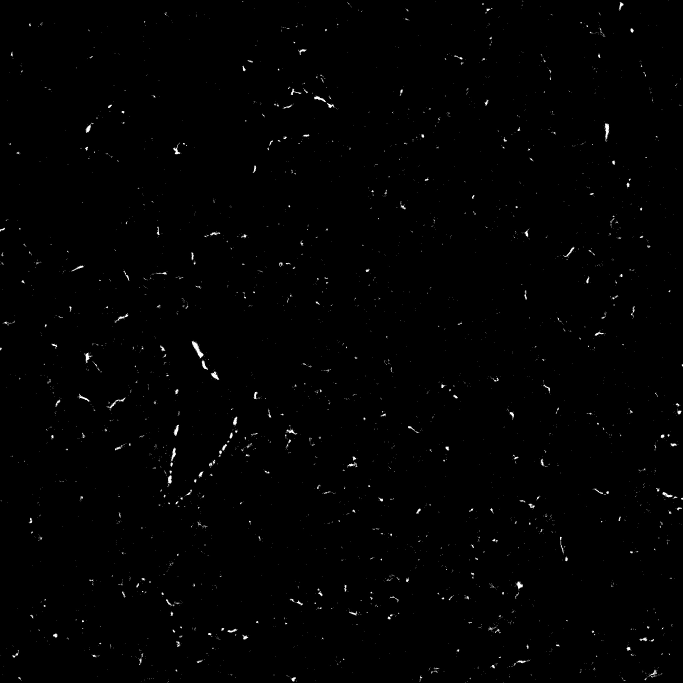
#> input picture Fibrosis Project/MASK_Sk658 Llobe ch010017.jpg, 2048 x 2048 px, found by its file name (shown at 1/3 size)
$ jupyter execute --allow-errors 'Module 2 10-9 (1).ipynb'
#> lines starting #> are read from the running program, lines starting #| are printed output that depends on the picture; after the words box and inside, x2 and y2 are one past the last pixel; in counts of white or black regions, pixels touching at a corner belong together
## Module_2: *(Template)*

## Team Members:
*Trey, Karinna*

## Project Title:
*Quantifiying and Predicting Lung Fibrosis Across Tissue Depths*

## Project Goal:
This project seeks to determine how the extent of lung fibrosis changes with depth within a fibrotic lung and to devlop an image analysis method that quantifies fibrosis across lung biopsy images.

## Disease Background:
*Fill in information and please note that this module is truncated and only has 5 bullets (instead of the 11 that you did for Module #1).*

* Prevalence & incidence
    - Annual incidence of IPF in the USA is estimated at 6.8 to 8.8 per 100,000 and up to 16.3 to 17.4 per 100,0000 with a broader definition https://pmc.ncbi.nlm.nih.gov/articles/PMC9487229
    - Incidence rate of IPF was 13.2-26.1/100,000
    https://journal.chestnet.org/article/S0012-3692(24)02766-1/fulltext
* Risk factors (genetic, lifestyle)
    - Approximately 10-20% of IPF cases are familial
    - There are associated variants in genes like MUC5B, TERT, TERC, surfactant genes, and telomere maintaince genes
    https://emedicine.medscape.com/article/301226-overview
    - Incidence of IPF increases dramatically with age, typically around 50-70 years
    - Men are affected more frequently
    - mdpi.com/1422-0067/22/11/6107
    - Smoking, chronic dustinhalation, and occupational exposures increase risk
    https://www.cdc.gov/mmwr/volumes/74/wr/mm7407a1.htm?
* Symptoms
    -shortness of breath
    - dry cough
    - extreme tiredness
    - unintentional weight loss
    - aching muscles and joints
    - clubbing of toes and fingers
    https://www.mayoclinic.org/diseases-conditions/pulmonary-fibrosis/symptoms-causes/syc-20353690
* Standard of care treatment(s)
    - Diagnosis involves a multidisciplinary discussion with pulmonologists, radiologists, and pathologists discussing all features of the patient's presentation, radiographic findings, and pathologic findings.
    Treatments
    - Antifibrotic drugs (nintedanib and pirfenidone - https://www.lung.org/lung-health-diseases/lung-disease-lookup/pulmonary-fibrosis/patients/how-is-pulmonary-fibrosis-treated/medications)
    - Pulmonary rehabilitation
    - Oxygen therapy
    - Lung transplantation
    -https://www.aafp.org/family-physician/patient-care/care-resources/respiratory-health/idiopathic-pulmonary-fibrosis.html#diagnosis
* Biological mechanisms (anatomy, organ physiology, cell & molecular physiology)
    - IPF mainly affects the lower lobes and outer regions of the lungs, where normal tissue is replaced by scar tissue (https://www.mayoclinic.org/diseases-conditions/pulmonary-fibrosis/symptoms-causes/syc-20353690)
    - The buildup of scar tissue causes lungs to stiffen and lose elasticity, limiting air intake and causing shortness of breath
    - The disease begins with the lung tissue being damaged and healing incorrectly, causing abnormal buildup of scar tissue.
    - The scarring gets worse over time, even after the intial cause stops, leading to progressive loss of lung function
    - (https://my.clevelandclinic.org/health/diseases/10959-pulmonary-fibrosis)
    - As the disease progresses, the lungs gradually lose their ability to move oxygen into the bloodstream. (https://www.mayoclinic.org/diseases-conditions/pulmonary-fibrosis/symptoms-causes/syc-20353690)

## Data-Set:
*The dataset analyzed in this project consists of 78 graysclae histological images of bleomycin-induced fibrotic mouse lungs, each captured at different tissue depths ranging from 0-10,000 micrometers. These data were collected by administering bleomycin, a chemotherapeutic antibiotic known to cause IPF, to mice and subsequently, harvesting their lung tissue. The tissue was then sectioned and immunostained for proteins relevant to fibrosis, including desmin, alpha-smooth muscle actin, and CD-31. These stained sections were then imaged using high-resolution Aperio AT2 whole-slide imaging, producing grayscale images in which white regions correspond to fibrotic regions and black regions represent healthy lung tissues. This data-set is from Dr. Peirce-Cottler's lab.

[cell 1]
'''Module 2: count black and white pixels in a .jpg and extrapolate points'''


from termcolor import colored
import cv2
import numpy as np
import matplotlib.pyplot as plt
from scipy.interpolate import interp1d
import pandas as pd

# Load the images you want to analyze

filenames = [
    r"\Users\treyh\OneDrive\Documents\GitHub\BME2315_Module2_Group8\MASK_Sk658 Llobe ch010017.jpg",
    r"\Users\treyh\OneDrive\Documents\GitHub\BME2315_Module2_Group8\MASK_Sk658 Llobe ch010022.jpg",
    r"\Users\treyh\OneDrive\Documents\GitHub\BME2315_Module2_Group8\MASK_Sk658 Llobe ch010026.jpg",
    r"\Users\treyh\OneDrive\Documents\GitHub\BME2315_Module2_Group8\MASK_Sk658 Llobe ch010032.jpg",
    r"\Users\treyh\OneDrive\Documents\GitHub\BME2315_Module2_Group8\MASK_Sk658 Llobe ch010036.jpg",
    r"\Users\treyh\OneDrive\Documents\GitHub\BME2315_Module2_Group8\MASK_Sk658 Llobe ch010040.jpg",


    # r"/Users/karinaarakal/Documents/GitHub/Comp BME - Module 2/MASK_Sk658 Llobe ch010017.jpg",
    # r"/Users/karinaarakal/Documents/GitHub/Comp BME - Module 2/MASK_Sk658 Llobe ch010022.jpg",
    # r"/Users/karinaarakal/Documents/GitHub/Comp BME - Module 2/MASK_Sk658 Llobe ch010026.jpg",
    # r"/Users/karinaarakal/Documents/GitHub/Comp BME - Module 2/MASK_Sk658 Llobe ch010032.jpg",
    # r"/Users/karinaarakal/Documents/GitHub/Comp BME - Module 2/MASK_Sk658 Llobe ch010036.jpg",
    # r"/Users/karinaarakal/Documents/GitHub/Comp BME - Module 2/MASK_Sk658 Llobe ch010040.jpg",
            ]

# Enter the depth of each image (in the same order that the images are listed above; you can find these in the .csv file provided to you which is tilted: "Filenames and Depths for Students")

depths = [
    45,
    80,
    2800,
    500,
    55,
    380,
]

# Make the lists that will be used

images = []
white_counts = []
black_counts = []
white_percents = []

# Build the list of all the images you are analyzing

for filename in filenames:
    img = cv2.imread(filename, 0)
#> img is the input picture: shape (2048, 2048); min 0, max 255, mean 1.7
    images.append(img)

# For each image (until the end of the list of images), calculate the number of black and white pixels and make a list that contains this information for each filename.

for x in range(len(filenames)):
    _, binary = cv2.threshold(images[x], 127, 255, cv2.THRESH_BINARY)

    white = np.sum(binary == 255)
    black = np.sum(binary == 0)

    white_counts.append(white)
    black_counts.append(black)
#> this loop made 6 passes
#> pass 1, `_, binary = cv2.threshold(images[x], 127, 255, cv2.THRESH_BINARY)`:
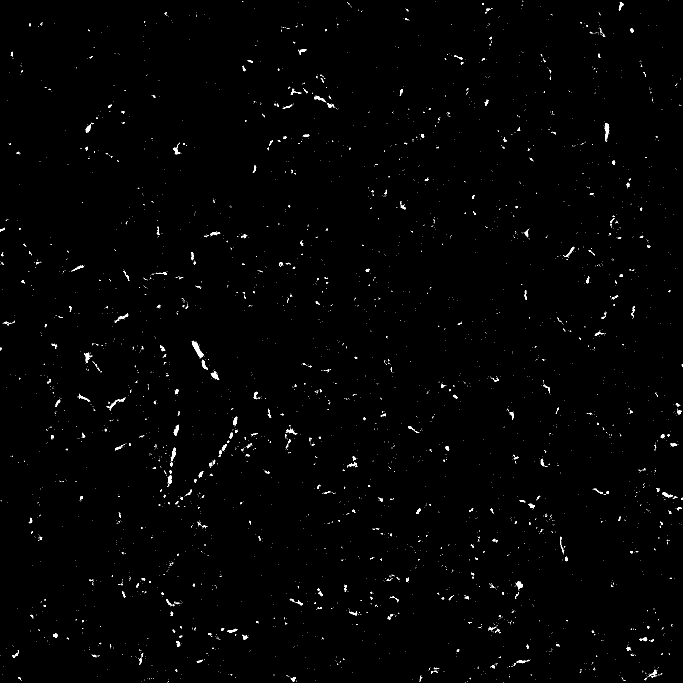
#> binary: shape (2048, 2048) (shown at 1/3 size); 0.66% white; 3753 white regions (3443 under 20 px), largest, box (x1, y1, x2, y2) and area: (575, 1023, 611, 1075) 612, (1814, 370, 1828, 424) 398, (632, 1114, 658, 1140) 280
#> pass 3, `_, binary = cv2.threshold(images[x], 127, 255, cv2.THRESH_BINARY)`:
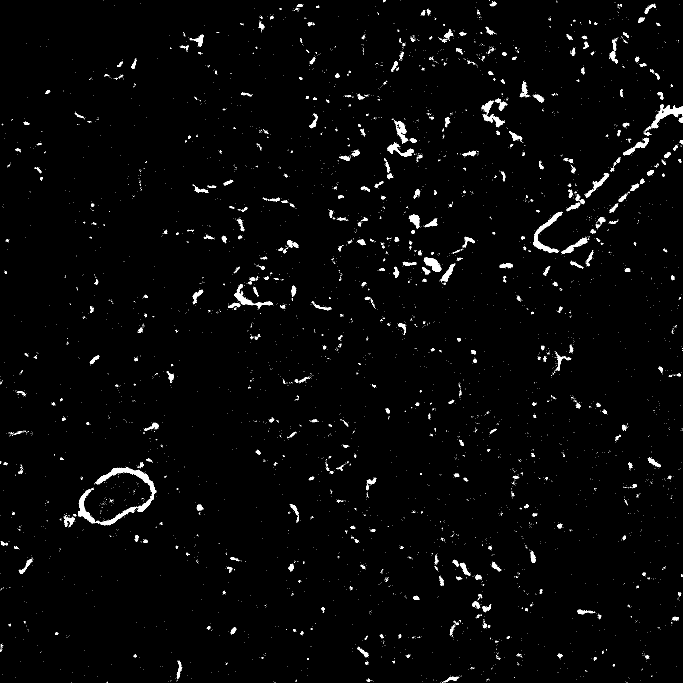
#> binary: shape (2048, 2048) (shown at 1/3 size); 1.7% white; 5745 white regions (5287 under 20 px), largest, box (x1, y1, x2, y2) and area: (285, 1401, 469, 1576) 4782, (1600, 635, 1688, 759) 2256, (1953, 313, 2048, 385) 2112

# Print the number of white and black pixels in each image.

print(colored("Counts of pixel by color in each image", "yellow"))
for x in range(len(filenames)):
    print(colored(f"White pixels in image {x}: {white_counts[x]}", "white"))
    print(colored(f"Black pixels in image {x}: {black_counts[x]}", "black"))
    print()

# Calculate the percentage of pixels in each image that are white and make a list that contains these percentages for each filenamae

for x in range(len(filenames)):
    white_percent = (100 * (white_counts[x] / (black_counts[x] + white_counts[x])))
    white_percents.append(white_percent)

# Print the filename (on one line in red font), and below that line print the percent white pixels and depth

print(colored("Percent white px:", "yellow"))
for x in range(len(filenames)):
    print(colored(f'{filenames[x]}:',"red"))
    print(f'{white_percents[x]}% White | Depth: {depths[x]} microns')
    print()

'''Write your data to a .csv file'''

# Create a DataFrame that includes the filenames, depths, and percentage of white pixels
df = pd.DataFrame({
    'Filenames': filenames,
    'Depths': depths,
    'White percents': white_percents
})

# Write that DataFrame to a .csv file

df.to_csv('Percent_White_Pixels.csv', index=False)

print("CSV file 'Percent_White_Pixels.csv' has been created.")

'''the .csv writing subroutine ends here'''

# Interpolate a point: given a depth, find the corresponding white pixel percentage

interpolate_depth = float(input(colored("Enter the depth at which you want to interpolate a point: ", "yellow")))
#> the answer given: 3

x = depths
y = white_percents

i = interp1d(x, y, kind='linear')  # You can also use 'quadratic', 'cubic', etc.
#> (the rest of this cell did not finish here and is left out)

## Verify and validate your analysis:

In order to verify our results, we first ensured that our image-processing and interpolation outputs were as expected. We then confirmed that each image's total pixels were the same and all calculated white pixel percentages were accurate. The interpolation functions were then validated by testing at a debth of 1000 µm, where the linear model predicted 1.29% white pixels, the quadratic model predicted 1.75%, and the cubic model predicted 3.12%. compared to the actual value of 1.45%, which was found based on the actual image at that debth, shown in the code below. The linear interpolation most closely matched the real data, while the quadratic and cubic predictions overestimated fibrosis. This suggested that the linear model most accurately represented the biological trend.

To externally validate our method, we compared it to a study done by Gilhodes et al. in 2017, in which an automated image analysis system was creaed for bleomycin-treated mouse lungs. They wrote, "we developed an automated software histological image analysis performed from digital image of entire lung sections," and found that it had "a significant correlation" with standard fibrotic measures. Their findings support the accuracy of using quantitative image-based methods like ours.

- https://pmc.ncbi.nlm.nih.gov/articles/PMC5249201/

[cell 2]
'''Module 2: count black and white pixels in a .jpg and extrapolate points'''


from termcolor import colored
import cv2
import numpy as np
import matplotlib.pyplot as plt
from scipy.interpolate import interp1d
import pandas as pd

# Load the images you want to analyze

filenames = [
    r"\Users\treyh\OneDrive\Documents\GitHub\BME2315_Module2_Group8\MASK_Sk658 Llobe ch010017.jpg",
    r"\Users\treyh\OneDrive\Documents\GitHub\BME2315_Module2_Group8\MASK_Sk658 Llobe ch010022.jpg",
    r"\Users\treyh\OneDrive\Documents\GitHub\BME2315_Module2_Group8\MASK_Sk658 Llobe ch010026.jpg",
    r"\Users\treyh\OneDrive\Documents\GitHub\BME2315_Module2_Group8\MASK_Sk658 Llobe ch010032.jpg",
    r"\Users\treyh\OneDrive\Documents\GitHub\BME2315_Module2_Group8\MASK_Sk658 Llobe ch010036.jpg",
    r"\Users\treyh\OneDrive\Documents\GitHub\BME2315_Module2_Group8\MASK_Sk658 Llobe ch010040.jpg",
    r"\Users\treyh\OneDrive\Documents\GitHub\BME2315_Module2_Group8\MASK_SK658 Slobe ch010066.jpg" ,

    # r"/Users/karinaarakal/Documents/GitHub/Comp BME - Module 2/MASK_Sk658 Llobe ch010017.jpg",
    # r"/Users/karinaarakal/Documents/GitHub/Comp BME - Module 2/MASK_Sk658 Llobe ch010022.jpg",
    # r"/Users/karinaarakal/Documents/GitHub/Comp BME - Module 2/MASK_Sk658 Llobe ch010026.jpg",
    # r"/Users/karinaarakal/Documents/GitHub/Comp BME - Module 2/MASK_Sk658 Llobe ch010032.jpg",
    # r"/Users/karinaarakal/Documents/GitHub/Comp BME - Module 2/MASK_Sk658 Llobe ch010036.jpg",
    # r"/Users/karinaarakal/Documents/GitHub/Comp BME - Module 2/MASK_Sk658 Llobe ch010040.jpg",
            ]

# Enter the depth of each image (in the same order that the images are listed above; you can find these in the .csv file provided to you which is tilted: "Filenames and Depths for Students")

depths = [
    45,
    80,
    2800,
    500,
    55,
    380,
    1000
    ]

# Make the lists that will be used

images = []
white_counts = []
black_counts = []
white_percents = []

# Build the list of all the images you are analyzing

for filename in filenames:
    img = cv2.imread(filename, 0)
    images.append(img)

# For each image (until the end of the list of images), calculate the number of black and white pixels and make a list that contains this information for each filename.

for x in range(len(filenames)):
    _, binary = cv2.threshold(images[x], 127, 255, cv2.THRESH_BINARY)

    white = np.sum(binary == 255)
    black = np.sum(binary == 0)

    white_counts.append(white)
    black_counts.append(black)
#> this loop made 7 passes

# Print the number of white and black pixels in each image.

print(colored("Counts of pixel by color in each image", "yellow"))
for x in range(len(filenames)):
    print(colored(f"White pixels in image {x}: {white_counts[x]}", "white"))
    print(colored(f"Black pixels in image {x}: {black_counts[x]}", "black"))
    print()

# Calculate the percentage of pixels in each image that are white and make a list that contains these percentages for each filenamae

for x in range(len(filenames)):
    white_percent = (100 * (white_counts[x] / (black_counts[x] + white_counts[x])))
    white_percents.append(white_percent)

# Print the filename (on one line in red font), and below that line print the percent white pixels and depth

print(colored("Percent white px:", "yellow"))
for x in range(len(filenames)):
    print(colored(f'{filenames[x]}:',"red"))
    print(f'{white_percents[x]}% White | Depth: {depths[x]} microns')
    print()

'''Write your data to a .csv file'''

# Create a DataFrame that includes the filenames, depths, and percentage of white pixels
df = pd.DataFrame({
    'Filenames': filenames,
    'Depths': depths,
    'White percents': white_percents
})

# Write that DataFrame to a .csv file

df.to_csv('Percent_White_Pixels.csv', index=False)

print("CSV file 'Percent_White_Pixels.csv' has been created.")

'''the .csv writing subroutine ends here'''

# Interpolate a point: given a depth, find the corresponding white pixel percentage

interpolate_depth = float(input(colored("Enter the depth at which you want to interpolate a point: ", "yellow")))
#> the answer given: 3

x = depths
y = white_percents

i = interp1d(x, y, kind='linear')  # You can also use 'quadratic', 'cubic', etc.
#> (the rest of this cell did not finish here and is left out)
